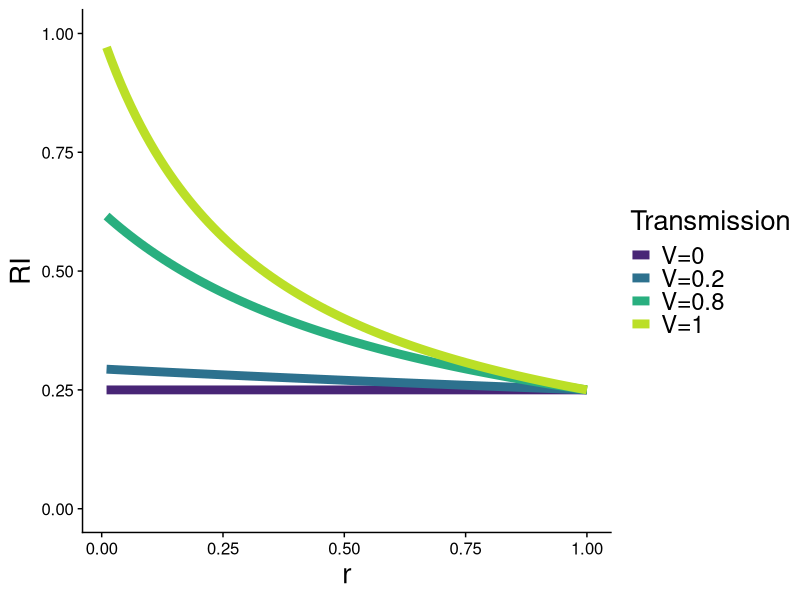

Source code (R):
## load libraries
library(ggplot2)
library(cowplot)
library(viridis)
theme_set(theme_cowplot())

## model parameters
q = 0 # favored allele in B
p = 1-q # unfavored allele in B
m = 0.001 # migration rate
s = 0.25 # power of selection, must be (s >> m)
r = seq(0.01,1,0.01) # recombination rate per generation
v = c(0,0.2,0.8,1) # rate of transmisison of epigenetic locus

## dataframe to store calulcated values
df = data.frame(r = rep(r,4),
                v = rep(v,each=100),
                RI = NA)

## calculating RI for different r and v values
for(i in 1:length(df[,1])) {
  rv=df$r[i]+(1-df$r[i])*(1-df$v[i]) # functional recombination rate given transmission rate
  me = m*(q+(p*(1-s)*rv)/(1-(1-s)*(1-rv))) # effective migration rate
  ri = 1-me/m # reproductive isolation
  df$RI[i] = ri
}

df$Transmission = paste0("V=",df$v)

## plotting output
p1 = ggplot(data = df, aes(x = r, y = RI, color = Transmission)) +
  scale_color_viridis_d(begin = 0.1, end = 0.9) +
  geom_line(size = 3) +
  theme(text = element_text(size = 20)) +
  ylim(c(0,1))

ggsave("figure3.png",p1,width = 6,height = 6)
